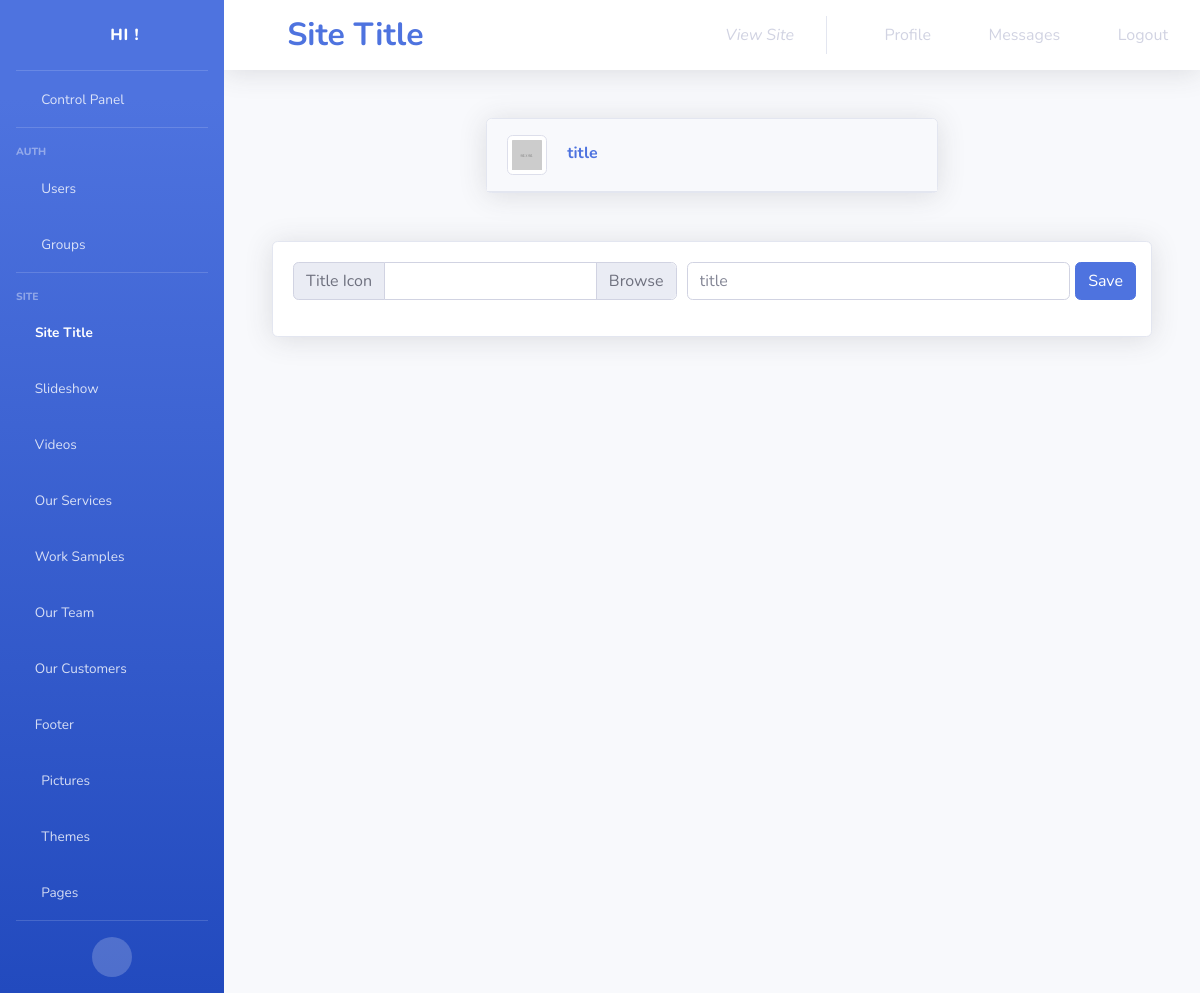
The app's page /control_panel/site/site-title/ (signed in) with its own data.
### control_panel/models.py (models this page shows)
class site_title(models.Model):
	title=models.CharField(max_length=100)
	title_icon=models.ImageField(upload_to='title_ico/',
								 default='title_ico/default/default.png',
								 blank=True)
	objects=siteTitleManager()

### control_panel/views.py (the view, shortened to what this page needs)
# urls.py: path('site/site-title/',views.site_title_,name='control_panel/site/site-title'),
def site_title_(request):
	if not request.user.is_staff:
		return redirect('/')
	messages=list()
	site_title.objects.control_number()
	return render(request,'control_panel/site-title.html',
				  {
					  'messages':messages,
					  'site_title':site_title.objects.all()
					  })

### control_panel/models.py (called while the page is built, shortened)
	def control_number(self):
		if len(site_title.objects.all())==0:
			site_title.objects.create()
		return site_title.objects.filter(id=1).get()

### templates/control_panel/site-title.html (shortened to what this page needs)
{% load static %}
<!DOCTYPE html>
<html lang="en">
<head>
	<link href="{% static 'cpanel/vendor/fontawesome-free/css/all.min.css' %}" rel="stylesheet" type="text/css">
	<link href="{% static 'cpanel/css/sb-admin-2.min.css' %}" rel="stylesheet">
</head>
<body id="page-top">
<div id="wrapper">
	<ul class="navbar-nav bg-gradient-primary sidebar sidebar-dark accordion" id="accordionSidebar">
		<a class="sidebar-brand d-flex align-items-center justify-content-center" href="/control_panel/">
			<div class="sidebar-brand-icon rotate-n-15">
				<i class="fas fa-laugh-wink"></i>
			</div>
			<div class="sidebar-brand-text mx-3">HI !<sup></sup></div>
		</a>
		<hr class="sidebar-divider my-0">
		<li class="nav-item">
			<a class="nav-link" href="/control_panel/">
				<i class="fas fa-fw fa-tachometer-alt"></i>
				<span>Control Panel</span></a>
		</li>
		<hr class="sidebar-divider">
		<div class="sidebar-heading">
			auth
		</div>
		<li class="nav-item">
			<a class="nav-link" href="/control_panel/auth/users/">
				<i class="fas fa-fw fa-user-cog"></i>
				<span>Users</span></a>
		</li>
		<li class="nav-item">
			<a class="nav-link" href="/control_panel/auth/groups/">
				<i class="fas fa-fw fa-users-cog"></i>
				<span>Groups</span></a>
		</li>
		<hr class="sidebar-divider">
		<div class="sidebar-heading">
			Site
		</div>
		<li class="nav-item active">
			<a class="nav-link" href="">
				<i class="fa fa-window-maximize"></i>
				<span>Site Title</span></a>
		</li>
		<li class="nav-item">
			<a class="nav-link" href="/control_panel/site/slideshow/">
				<i class="fa fa-object-ungroup"></i>
				<span>Slideshow</span></a>
		</li>
		<li class="nav-item">
			<a class="nav-link" href="/control_panel/site/video/">
				<i class="fas fa-film"></i>
				<span>Videos</span></a>
		</li>
		<li class="nav-item">
			<a class="nav-link" href="/control_panel/site/our-services/">
				<i class="fa fa-wrench"></i>
				<span>Our Services</span></a>
		</li>
		<li class="nav-item">
			<a class="nav-link" href="/control_panel/site/work-samples/">
				<i class="fa fa-laptop-code"></i>
				<span>Work Samples</span></a>
		</li>
		<li class="nav-item">
			<a class="nav-link" href="/control_panel/site/our-team/">
				<i class="fa fa-users"></i>
				<span>Our Team</span></a>
		</li>
		<li class="nav-item">
			<a class="nav-link" href="/control_panel/site/our-customers/">
				<i class="fa fa-user-tag"></i>
				<span>Our Customers</span></a>
		</li>
		<li class="nav-item">
			<a class="nav-link" href="/control_panel/site/footer/">
				<i class="fas fa-digital-tachograph"></i>
				<span>Footer</span></a>
		</li>
		<li class="nav-item">
			<a class="nav-link" href="/control_panel/site/pictures/">
				<i class="fas fa-fw fa-images"></i>
				<span>Pictures</span></a>
		</li>
		<li class="nav-item">
			<a class="nav-link" href="/control_panel/site/themes/">
				<i class="fas fa-fw fa-brush"></i>
				<span>Themes</span></a>
		</li>
		<li class="nav-item">
			<a class="nav-link collapsed" href="#" data-toggle="collapse" data-target="#collapsePages"
			   aria-expanded="true" aria-controls="collapsePages">
				<i class="fas fa-fw fa-folder"></i>
				<span>Pages</span>
			</a>
		</li>
		<hr class="sidebar-divider d-none d-md-block">
		<div class="text-center d-none d-md-inline">
			<button class="rounded-circle border-0" id="sidebarToggle"></button>
		</div>
	</ul>
	<div id="content-wrapper" class="d-flex flex-column">
		<div id="content">
			<nav class="navbar navbar-expand navbar-light bg-white topbar mb-4 static-top shadow">
				<h1 class="fas d-none d-sm-block fa-window-maximize mr-3 font-weight-bold text-primary"></h1>
				<h2 class="m-0 d-none d-sm-block font-weight-bold text-primary">Site Title</h2>
				<ul class="navbar-nav ml-auto">
					<li class="nav-item dropdown no-arrow mx-1">
						<a class="nav-link dropdown-toggle" href="/">
							<i class="fas fa-eye fa-sm fa-fw mr-2 text-gray-400"></i>
							<i class="d-none d-sm-block">View Site</i>
						</a>
					</li>
					<li class="nav-item d-none d-sm-block dropdown no-arrow mx-1">
						<a class="nav-link dropdown-toggle" href="/control_panel/auth/users/{{ user.id }}/change/">
							<i class="fas fa-user-tie fa-sm fa-fw mr-2 text-gray-400"></i>
							Profile
						</a>
					</li>
					<li class="nav-item d-none d-sm-block dropdown no-arrow mx-1">
						<a class="nav-link dropdown-toggle" href="#">
							<i class="fas fa-envelope fa-sm fa-fw mr-2 text-gray-400"></i>
							Messages
						</a>
					</li>
					<li class="nav-item d-none d-sm-block dropdown no-arrow mx-1">
						<a class="nav-link dropdown-toggle" data-toggle="modal" data-target="#logoutModal" href="">
							<i class="fas fa-sign-out-alt fa-sm fa-fw mr-2 text-gray-400"></i>
							Logout
						</a>
					</li>
				</ul>
			</nav>
			<div class="container-fluid">
				{% for title in site_title %}
					<div style="max-width: 500px;" class="flex-fill container-sm mb-5">
						<div class="card shadow my-5">
							<div class="card-header py-3 rounded-top">
								<img src="{{ title.title_icon.url }}"
									 class="img-thumbnail mr-3"
									 style="max-height: 40px; max-width: 40px;">
								<span class="text-primary align-text-bottom font-weight-bold">{{ title.title }}</span>
							</div>
						</div>
					</div>
					<div class="container-fluid">
						<div class="card shadow my-5">
							<div class="card-body">
								<form method="POST" enctype="multipart/form-data">
									<div class="form-row">
										<div class="col">
											<div class="form-group">
												<div class="input-group">
													<div class="input-group-prepend">
													<span class="d-none d-sm-block input-group-text"
														  id="inputGroupFileAddon01">Title Icon</span>
													</div>
													<div class="custom-file">
														<label class="custom-file-label"
															   for="inputGroupFile01"></label>
													</div>
												</div>
											</div>
										</div>
										<div class="col">
											<div class="form-group"><input class="form-control"
																		   placeholder="{{ title.title }}"
																		   type="text"
																		   name="title">
											</div>
										</div>
										<div class="form-group">
											<button class="btn btn-primary" type="submit" value="{{ title.id }}" name="save">
												Save
											</button>
										</div>
									</div>
								</form>
							</div>
						</div>
					</div>
				{% endfor %}
			</div>
		</div>
	</div>
</div>
</body>
</html>

### records on screen
site_title: title_icon (placeholder picture), title "title", {{ title.id }} 1 (drawn)
